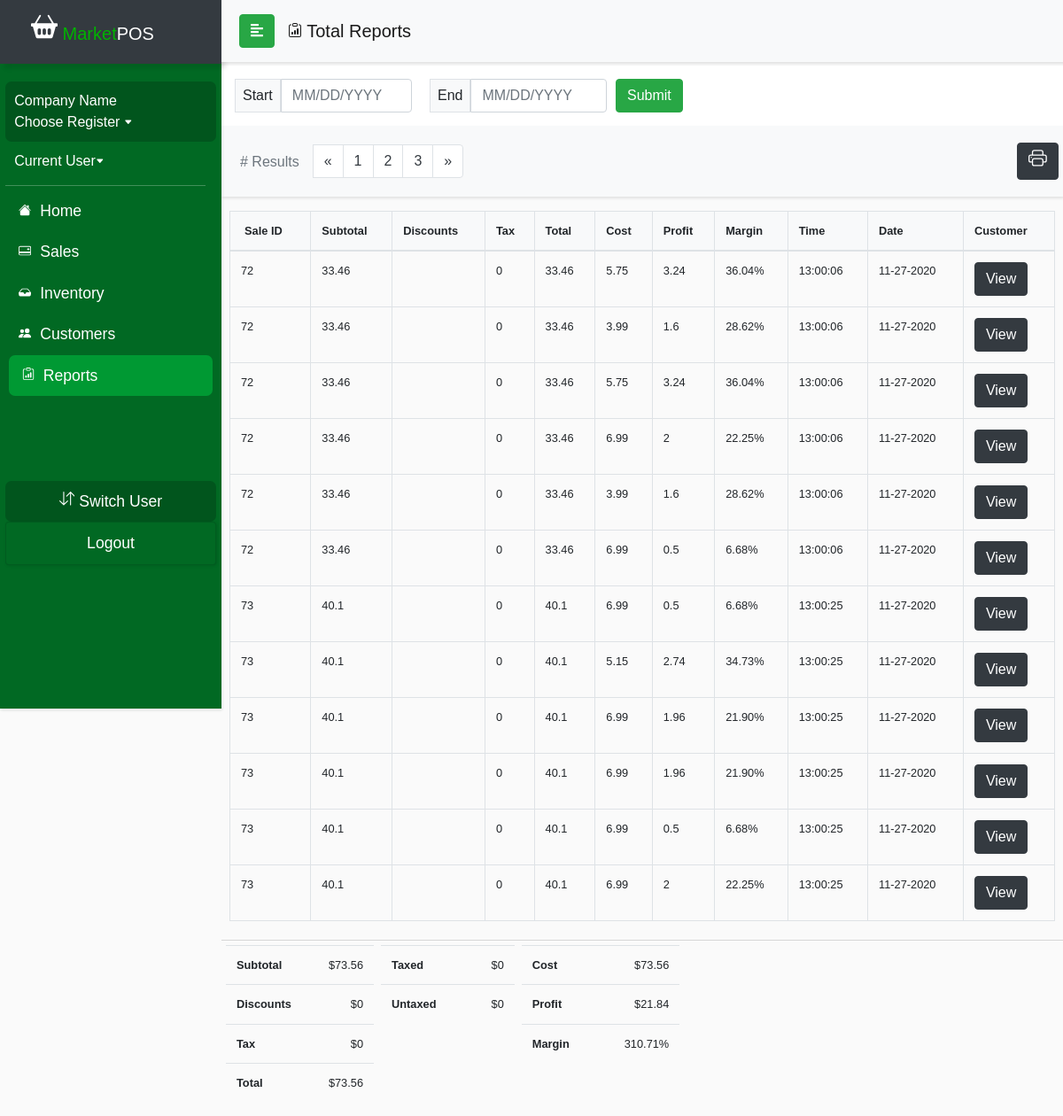
Page /currentDraft/reportsTotalTemplate.php on the earlier database version.
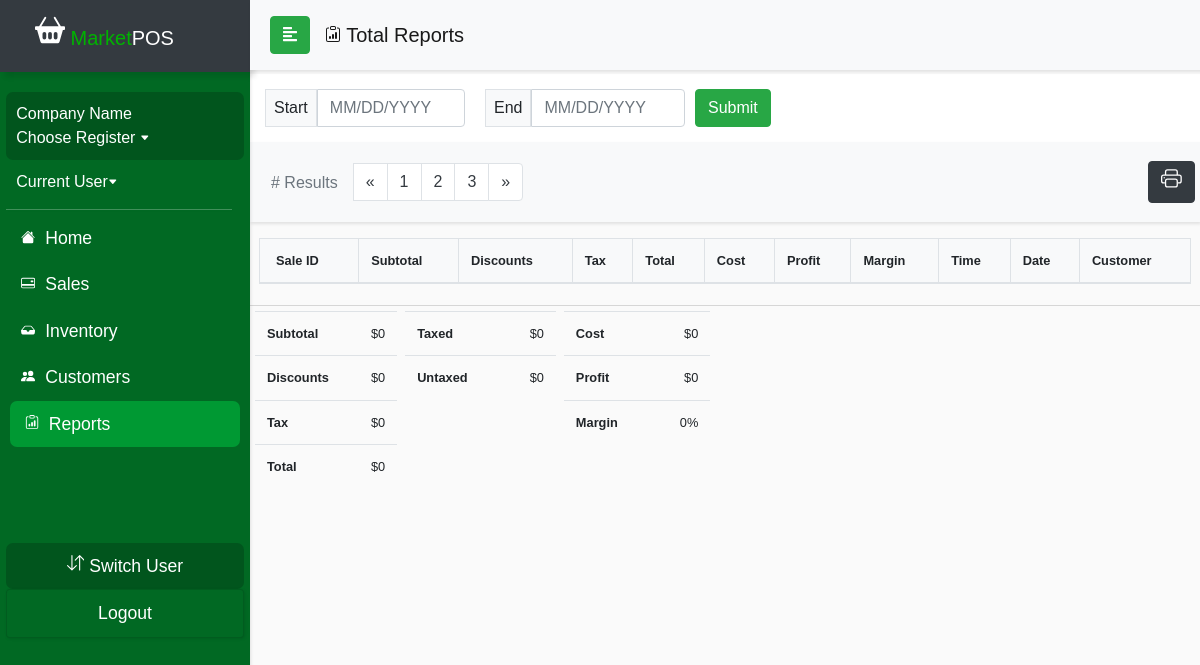
Same page on the later database version.
### tables this page shows
CREATE TABLE `ticket_system` (
  `ticket_id` int(11) NOT NULL,
  `date` date DEFAULT NULL,
  `company_name` varchar(50) DEFAULT NULL,
  `time` time DEFAULT NULL,
  `quantity` int(11) DEFAULT NULL,
  `subtotal` float DEFAULT NULL,
  `total` float DEFAULT NULL,
  `discount` float DEFAULT NULL,
  `tax` float DEFAULT NULL,
  `tax_rate` float DEFAULT NULL,
  `cash` float DEFAULT NULL,
  `credit` float DEFAULT NULL,
  `cart_purchase` tinyint(1) DEFAULT NULL,
  `customer_id` int(11) DEFAULT NULL,
  `employee_id` int(11) DEFAULT NULL
);

CREATE TABLE `product_inventory` (
  `product_id` int(11) NOT NULL,
  `brand` varchar(50) NOT NULL,
  `description` varchar(50) NOT NULL,
  `productName` varchar(50) NOT NULL,
  `productType` varchar(50) NOT NULL,
  `productSubType` varchar(50) NOT NULL,
  `unit_price` float NOT NULL,
  `cost` float NOT NULL,
  `in_stock` int(11) NOT NULL,
  `vendor_id` int(11) DEFAULT NULL
);

### currentDraft/reportsTotalTemplate.php (the view, shortened to what the changed rows need)
<?php
include_once('config.php');
$query = "SELECT ticket_system.*, product_inventory.cost, product_inventory.unit_price FROM ticket_system
          LEFT JOIN cart_inprogress ON ticket_system.ticket_id=cart_inprogress.CID LEFT JOIN item_list ON
          cart_inprogress.CID=item_list.CID LEFT JOIN product_inventory ON item_list.product_id=product_inventory.product_id";
$result = mysqli_query($conn, $query);
?>
<!DOCTYPE html>
<html>
<head>
  <link rel="stylesheet" href="css/bootstrap.min.css">
  <link rel="stylesheet" href="userStyle2.css">
  <link rel="stylesheet" href="css/jquery.mCustomScrollbar.min.css">
  <link rel="stylesheet" href="css/bootstrap-datepicker3.css">
</head>
<body>
  <div>
    <nav id="sidebar">
      <div class="sidebar-header bg-dark">
        <h1><span><a class="navbar-brand relative-top" href="indexDraft.php">
              <span style="color: #00b300"> Market</span>POS</a></h1>
      </div>
  </div>
  <div id="content">
    <br>
    <div class="wrapper" class="bg-white">
      <div class="row px-4 justify-content-center">
        <table class="table table-bordered table-hover mt-3" id="table" style="font-size:80%;">
          <thead class="bg-light">
            <tr>
              <th class="px-3"> Sale ID </th>
              <th> Subtotal </th>
              <th> Discounts </th>
              <th> Tax </th>
              <th> Total</th>
              <th> Cost </th>
              <th> Profit</th>
              <th> Margin </th>
              <th> Time </th>
              <th> Date </th>
              <th> Customer</th>
            </tr>
          </thead>
          <tbody >
          <?php
    if (isset($_POST['submit'])) {
    $DateBegin = date('Y-m-d', strtotime($_POST['sdate']));
    $DateEnd = date('Y-m-d', strtotime($_POST['edate']));
    $search = mysqli_real_escape_string($conn, $DateBegin);
    while ($row = mysqli_fetch_assoc($result)) {
    if (($row['date'] >= $DateBegin) && ($row['date'] <= $DateEnd)){
      $profit = $row['unit_price'] - $row['cost'];
      $operation = ($profit/$row['unit_price']) * 100;
      $margin = number_format($operation, 2, '.', '');
      $Date = date("m-d-Y", strtotime($row['date']));
      echo "<tr><td>"
      . $row['ticket_id'] . "</td><td>". $row['subtotal'] . "</td><td>" . $row['discount'] . "</td><td>" . $row['tax'] . "</td><td>" . $row['total'] . "</td><td>" . $row['cost'] .
      "</td><td>" . $profit . "</td><td>" . $margin . "% </td><td>" . $row['time'] . "</td><td>" . $Date . "</td><td><a class='btn btn-dark'
      role='button' href='customerDetail.php?Detail=". $row['customer_id'] . "'>View</a>";
    }
      }
        ?>
              </tbody>
            </table>
          </div>
          <div id="contentline"></div>
          <div class="row pl-3">
            <div class="px-1">
              <table class="table table-responsive" style="font-size:80%;">
                <thead>
                </thead>
                <tbody>
                  <tr>
                  <?php
                  $sum=0;
                  $sql = "SELECT subtotal FROM ticket_system WHERE date BETWEEN '$DateBegin' and '$DateEnd'";
                  $result = mysqli_query($conn, $sql);
                  while ($row = mysqli_fetch_assoc($result)) {
                       $sum += $row['subtotal'];
                  }
                  ?>
                    <th style="padding-right: 30px;"> Subtotal </th>
                    <td class="text-right">$<?php echo $sum; ?></td>
                  </tr>
                  <tr>
                  <?php
                  $sum=0;
                  $sql = "SELECT discount FROM ticket_system WHERE date BETWEEN '$DateBegin' and '$DateEnd'";
                  $result = mysqli_query($conn, $sql);
                  while ($row = mysqli_fetch_assoc($result)) {
                  $sum += $row['discount'];
                  }
                  ?>
                    <th style="padding-right: 30px;"> Discounts </th>
                    <td class="text-right">$<? echo $sum; ?></td>
                  </tr>
                  <tr>
                  <?php
                  $sum=0;
                  $sql = "SELECT tax FROM ticket_system WHERE date BETWEEN '$DateBegin' and '$DateEnd'";
                  $result = mysqli_query($conn, $sql);
                  while ($row = mysqli_fetch_assoc($result)) {
                  $sum += $row['tax'];
                  }
                  ?>
                    <th style="padding-right: 30px;"> Tax </th>
                    <td class="text-right">$<?php echo $sum; ?></td>
                  </tr>
                  <tr>
                  <?php
                  $sum=0;
                  $sql = "SELECT total FROM ticket_system WHERE date BETWEEN '$DateBegin' and '$DateEnd'";
                  $result = mysqli_query($conn, $sql);
                  while ($row = mysqli_fetch_assoc($result)) {
                  $sum += $row['total'];
                  }
                  ?>
                    <th style="padding-right: 30px;"> Total </th>
                    <td class="text-right">$<? echo $sum ?></td>
                  </tr>
                </tbody>
              </table>
            </div>
            <div class="px-1">
              <table class="table table-responsive" style="font-size:80%;">
                <thead>
                </thead>
                <tbody>
                  <tr>
                    <th style="padding-right: 50px;"> Taxed </th>
                    <td class="text-right">$0</td>
                  </tr>
                  <tr>
                    <th style="padding-right: 50px;"> Untaxed </th>
                    <td class="text-right">$0</td>
                  </tr>
                </tbody>
              </table>
            </div>
            <div class="px-1">
              <table class="table table-responsive" style="font-size:80%;">
                <thead>
                </thead>
                <tbody>
              <tr>
              <?php
              $sum=0;
              $sql = "SELECT ticket_system.*, product_inventory.cost, product_inventory.unit_price FROM ticket_system
                        LEFT JOIN cart_inprogress ON ticket_system.ticket_id=cart_inprogress.CID LEFT JOIN item_list ON
                        cart_inprogress.CID=item_list.CID LEFT JOIN product_inventory ON item_list.product_id=product_inventory.product_id
                        WHERE date BETWEEN '$DateBegin' and '$DateEnd'";
              $result = mysqli_query($conn, $sql);
              while ($row = mysqli_fetch_assoc($result)) {
                      $sum += $row['cost'];
                }
              ?>
                <th style="padding-right: 50px;"> Cost </th>
                <td class="text-right">$<?php echo $sum; ?></td>
              </tr>
              <tr>
              <?php
              $sum=0;
              $sql = "SELECT ticket_system.*, product_inventory.cost, product_inventory.unit_price FROM ticket_system
                        LEFT JOIN cart_inprogress ON ticket_system.ticket_id=cart_inprogress.CID LEFT JOIN item_list ON
                        cart_inprogress.CID=item_list.CID LEFT JOIN product_inventory ON item_list.product_id=product_inventory.product_id
                        WHERE date BETWEEN '$DateBegin' and '$DateEnd'";
              $result = mysqli_query($conn, $sql);
              while ($row = mysqli_fetch_assoc($result)) {
                $profit = $row['unit_price'] - $row['cost'];
                      $sum += $profit;
                }
              ?>
                <th style="padding-right: 50px;"> Profit </th>
                <td class="text-right">$<?php echo $sum; ?></td>
              </tr>
              <tr>
              <?php
              $sum=0;
              $sql = "SELECT ticket_system.*, product_inventory.cost, product_inventory.unit_price FROM ticket_system
                        LEFT JOIN cart_inprogress ON ticket_system.ticket_id=cart_inprogress.CID LEFT JOIN item_list ON
                        cart_inprogress.CID=item_list.CID LEFT JOIN product_inventory ON item_list.product_id=product_inventory.product_id
                        WHERE date BETWEEN '$DateBegin' and '$DateEnd'";
              $result = mysqli_query($conn, $sql);
              while ($row = mysqli_fetch_assoc($result)) {
                $operation = ($profit/$row['unit_price']) * 100;
                $margin = number_format($operation, 2, '.', '');
                      $sum += $margin;
                }
              ?>
                <th style="padding-right: 50px;"> Margin </th>
                <td class="text-right"><?php echo $sum; ?>%</td>
              </tr>
            </tbody>
              </table>
            </div>
          </div>
        </div>
    <?php
    }
    else {
      while ($row = mysqli_fetch_assoc($result)) {
        $profit = $row['unit_price'] - $row['cost'];
        $operation = ($profit/$row['unit_price']) * 100;
        $margin = number_format($operation, 2, '.', '');
        $Date = date("m-d-Y", strtotime($row['date']));
        echo "<tr><td>"
        . $row['ticket_id'] . "</td><td>". $row['subtotal'] . "</td><td>" . $row['discount'] . "</td><td>" . $row['tax'] . "</td><td>" . $row['total'] . "</td><td>" . $row['cost'] .
        "</td><td>" . $profit . "</td><td>" . $margin . "% </td><td>" . $row['time'] . "</td><td>" . $Date . "</td><td><a class='btn btn-dark'
        role='button' href='customerDetail.php?Detail=". $row['customer_id'] . "'>View</a>";
      }
    ?>
          </tbody>
        </table>
      </div>
      <div id="contentline"></div>
      <div class="row pl-3">
        <div class="px-1">
          <table class="table table-responsive" style="font-size:80%;">
            <tbody>
              <tr>
              <?php
                  $sum=0;
                  $sql = "SELECT * FROM ticket_system";
                  $result = mysqli_query($conn, $sql);
                  while ($row = mysqli_fetch_assoc($result)) {
                  $sum += $row['subtotal'];
                  }
                  ?>
                    <th style="padding-right: 30px;"> Subtotal </th>
                    <td class="text-right">$<?php echo $sum; ?></td>
                  </tr>
                  <tr>
                  <?php
                  $sum=0;
                  $sql = "SELECT * FROM ticket_system";
                  $result = mysqli_query($conn, $sql);
                  while ($row = mysqli_fetch_assoc($result)) {
                  $sum += $row['discount'];
                  }
                  ?>
                    <th style="padding-right: 30px;"> Discounts </th>
                    <td class="text-right">$<? echo $sum; ?></td>
                  </tr>
                  <tr>
                  <?php
                  $sum=0;
                  $sql = "SELECT * FROM ticket_system";
                  $result = mysqli_query($conn, $sql);
                  while ($row = mysqli_fetch_assoc($result)) {
                  $sum += $row['tax'];
                  }
                  ?>
                    <th style="padding-right: 30px;"> Tax </th>
                    <td class="text-right">$<?php echo $sum; ?></td>
                  </tr>
                  <tr>
                  <?php
                  $sum=0;
                  $sql = "SELECT * FROM ticket_system";
                  $result = mysqli_query($conn, $sql);
                  while ($row = mysqli_fetch_assoc($result)) {
                  $sum += $row['total'];
                  }
                  ?>
                    <th style="padding-right: 30px;"> Total </th>
                    <td class="text-right">$<? echo $sum; ?></td>
                  </tr>
            </tbody>
          </table>
        </div>
        <div class="px-1">
          <table class="table table-responsive" style="font-size:80%;">
            <tbody>
              <tr>
                <th style="padding-right: 50px;"> Taxed </th>
                <td class="text-right">$0</td>
              </tr>
              <tr>
                <th style="padding-right: 50px;"> Untaxed </th>
                <td class="text-right">$0</td>
              </tr>
            </tbody>
          </table>
        </div>
        <div class="px-1">
          <table class="table table-responsive" style="font-size:80%;">
            <tbody>
              <tr>
              <?php
              $sum=0;
              $sql = "SELECT ticket_system.*, product_inventory.cost, product_inventory.unit_price FROM ticket_system
                        LEFT JOIN cart_inprogress ON ticket_system.ticket_id=cart_inprogress.CID LEFT JOIN item_list ON
                        cart_inprogress.CID=item_list.CID LEFT JOIN product_inventory ON item_list.product_id=product_inventory.product_id";
              $result = mysqli_query($conn, $sql);
              while ($row = mysqli_fetch_assoc($result)) {
                      $sum += $row['cost'];
                }
              ?>
                <th style="padding-right: 50px;"> Cost </th>
                <td class="text-right">$<?php echo $sum; ?></td>
              </tr>
              <tr>
              <?php
              $sum=0;
              $sql = "SELECT ticket_system.*, product_inventory.cost, product_inventory.unit_price FROM ticket_system
                        LEFT JOIN cart_inprogress ON ticket_system.ticket_id=cart_inprogress.CID LEFT JOIN item_list ON
                        cart_inprogress.CID=item_list.CID LEFT JOIN product_inventory ON item_list.product_id=product_inventory.product_id";
              $result = mysqli_query($conn, $sql);
              while ($row = mysqli_fetch_assoc($result)) {
                $profit = $row['unit_price'] - $row['cost'];
                      $sum += $profit;
                }
              ?>
                <th style="padding-right: 50px;"> Profit </th>
                <td class="text-right">$<?php echo $sum; ?></td>
              </tr>
              <tr>
              <?php
              $sum=0;
              $sql = "SELECT ticket_system.*, product_inventory.cost, product_inventory.unit_price FROM ticket_system
                        LEFT JOIN cart_inprogress ON ticket_system.ticket_id=cart_inprogress.CID LEFT JOIN item_list ON
                        cart_inprogress.CID=item_list.CID LEFT JOIN product_inventory ON item_list.product_id=product_inventory.product_id";
              $result = mysqli_query($conn, $sql);
              while ($row = mysqli_fetch_assoc($result)) {
                $operation = ($profit/$row['unit_price']) * 100;
                $margin = number_format($operation, 2, '.', '');
                      $sum += $margin;
                }
              ?>
                <th style="padding-right: 50px;"> Margin </th>
                <td class="text-right"><?php echo $sum; ?>%</td>
              </tr>
            </tbody>
          </table>
        </div>
      </div>
      <?php } ?>
    </div>
</body>
</html>

Differences in the rows shown:
removed ticket_system: ticket_id "72", subtotal "33.46", tax "0", total "33.46", product_inventory.cost "5.75", product_inventory.unit_price+cost "3.24", product_inventory.unit_price+cost "36.04", time "13:00:06", date "11-27-2020", product_inventory.cost "3.99", product_inventory.unit_price+cost "1.6", product_inventory.unit_price+cost "28.62", product_inventory.cost "6.99", product_inventory.unit_price+cost "2", product_inventory.unit_price+cost "22.25", product_inventory.unit_price+cost "0.5", product_inventory.unit_price+cost "6.68"
removed ticket_system: ticket_id "73", subtotal "40.1", tax "0", total "40.1", product_inventory.cost "6.99", product_inventory.unit_price+cost "0.5", product_inventory.unit_price+cost "6.68", time "13:00:25", date "11-27-2020", product_inventory.cost "5.15", product_inventory.unit_price+cost "2.74", product_inventory.unit_price+cost "34.73", product_inventory.unit_price+cost "1.96", product_inventory.unit_price+cost "21.90", product_inventory.unit_price+cost "2", product_inventory.unit_price+cost "22.25"
Other differences:
$sum: "73.56" → "0"
$sum: "21.84" → "0"
$sum: "310.71" → "0"
